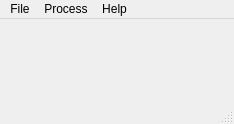
<?xml version="1.0" encoding="UTF-8"?>
<ui version="4.0">
 <class>MenuWindow</class>
 <widget class="QMainWindow" name="MenuWindow">
  <property name="geometry">
   <rect>
    <x>0</x>
    <y>0</y>
    <width>234</width>
    <height>124</height>
   </rect>
  </property>
  <property name="windowTitle">
   <string>The OpenCV Workbench</string>
  </property>
  <!--<widget class="QWidget" name="centralwidget"/>-->
  <widget class="QMenuBar" name="menubar">
   <property name="geometry">
    <rect>
     <x>0</x>
     <y>0</y>
     <width>234</width>
     <height>25</height>
    </rect>
   </property>
   <widget class="QMenu" name="menuFile">
    <property name="title">
     <string>File</string>
    </property>
    <addaction name="actionOpen"/>
    <addaction name="actionSave"/>
    <addaction name="actionQuit"/>
   </widget>
   <widget class="QMenu" name="menuHelp">
    <property name="title">
     <string>Help</string>
    </property>
    <addaction name="actionAbout"/>
   </widget>
   <widget class="QMenu" name="menuProcess">
    <property name="title">
     <string>Process</string>
    </property>
    <addaction name="actionExport_ROI"/>
   </widget>
   <addaction name="menuFile"/>
   <addaction name="menuProcess"/>
   <addaction name="menuHelp"/>
  </widget>
  <widget class="QStatusBar" name="statusbar"/>
  <action name="actionOpen">
   <property name="text">
    <string>Open File</string>
   </property>
  </action>
  <action name="actionSave">
   <property name="text">
    <string>Save</string>
   </property>
  </action>
  <action name="actionAbout">
   <property name="text">
    <string>About</string>
   </property>
  </action>
  <action name="actionQuit">
   <property name="text">
    <string>Quit</string>
   </property>
  </action>
  <action name="actionCut">
   <property name="text">
    <string>Export</string>
   </property>
  </action>
  <action name="actionOpen_Camera">
   <property name="text">
    <string>Open Camera</string>
   </property>
  </action>
  <action name="actionRecord">
   <property name="text">
    <string>Record</string>
   </property>
  </action>
  <action name="actionFace_Detect">
   <property name="text">
    <string>Face Detect</string>
   </property>
  </action>
  <action name="actionLoad_Config">
   <property name="text">
    <string>Load Config</string>
   </property>
  </action>
  <action name="actionScuba_Face_Label">
   <property name="text">
    <string>Scuba Face Label</string>
   </property>
  </action>
  <action name="actionVideo_Object_Label">
   <property name="text">
    <string>Video Object Label</string>
   </property>
  </action>
  <action name="actionExport_ROI">
   <property name="text">
    <string>Export ROI</string>
   </property>
  </action>
 </widget>
 <resources>
  <include location="MenuWindow.qrc"/>
 </resources>
 <connections/>
</ui>
